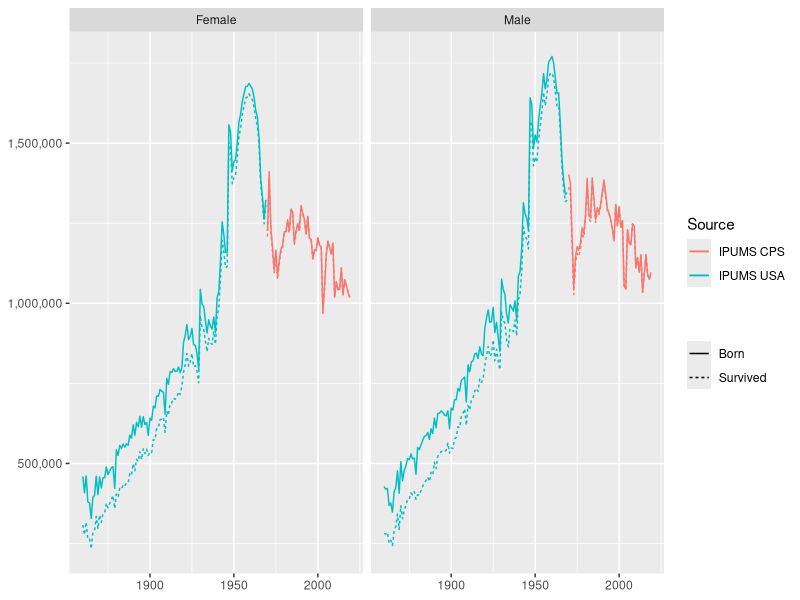
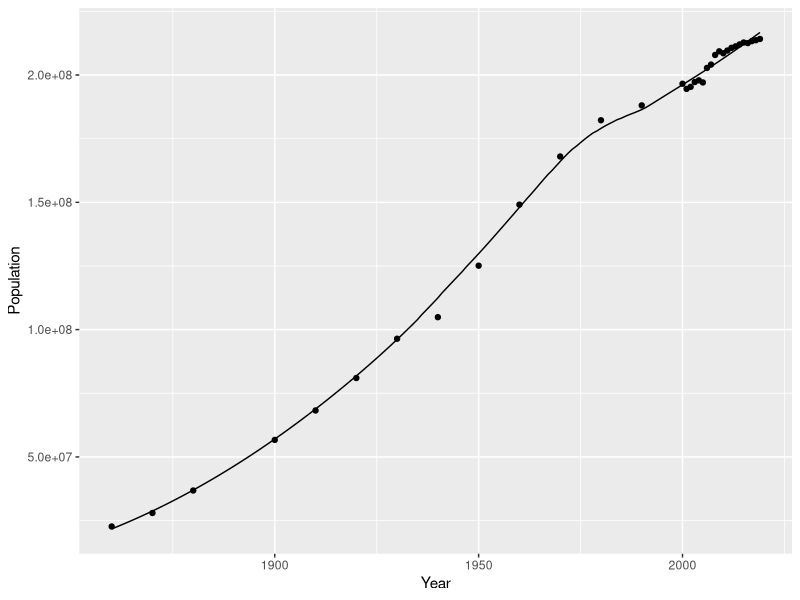
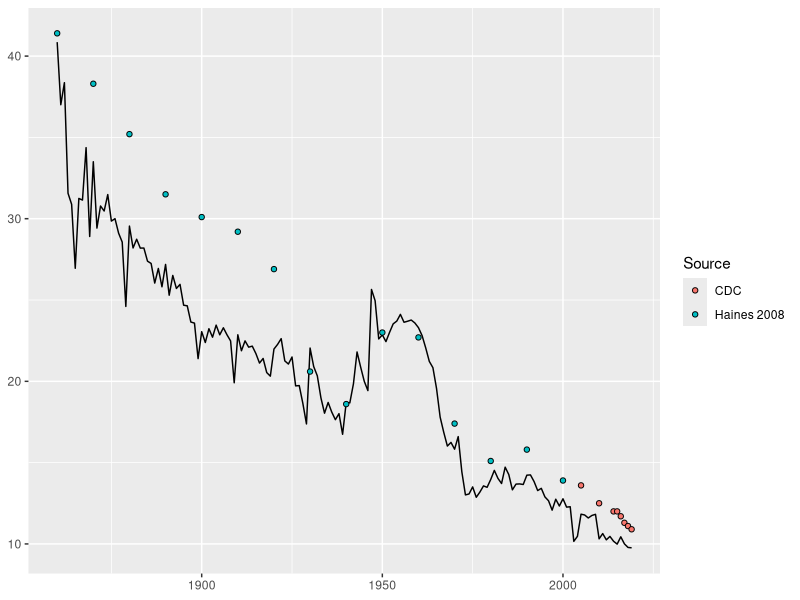
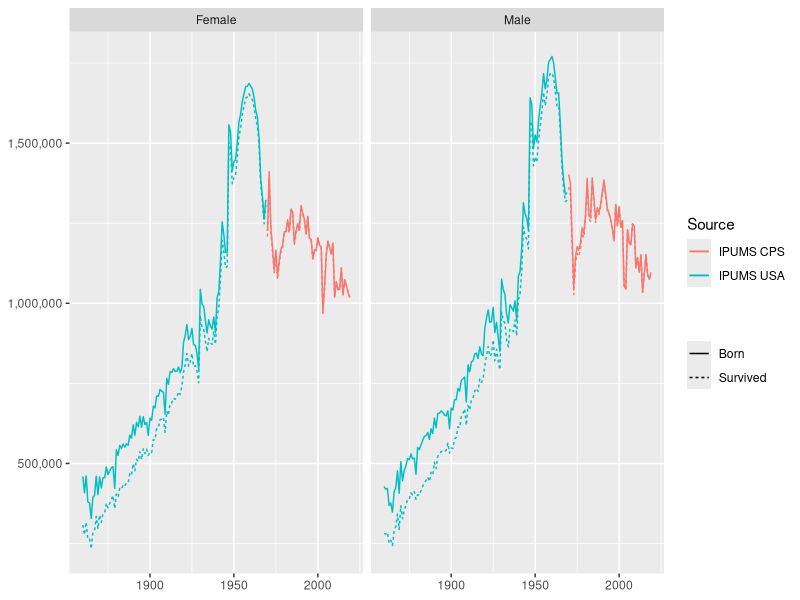
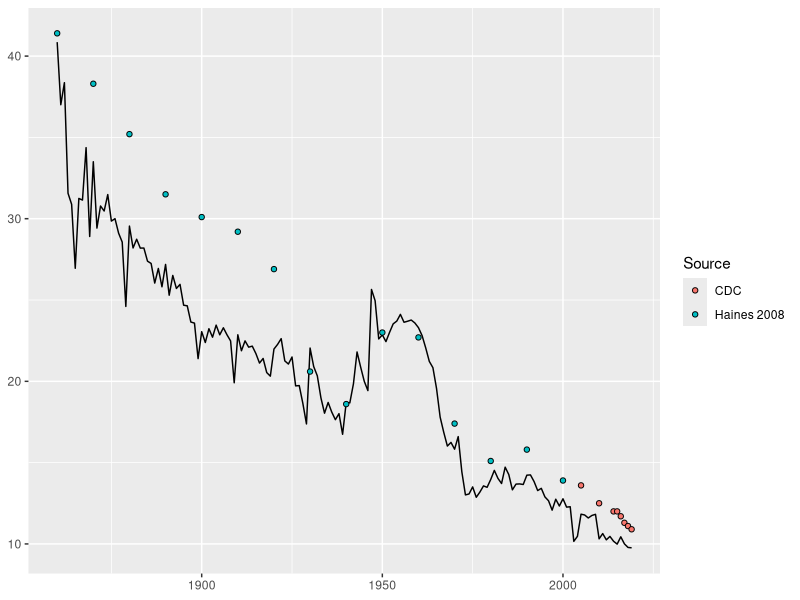

Source code (R) for these figures, in order:
library(tidyverse)
library(readxl)

#observed white children of native-born parents
children <- read_excel("Births Estimates/White Births to Native-Born Parents, 1880 -2019.xlsx")
#observed native-born whites
population <- read_excel("Births Estimates/White Native-Born Population 1860 - 2019.xlsx")
#I need to use the synthetic survival rates to reverse survival back to birth
synthetic_qx_table <- read.csv("Death Estimates/qx_lookup_table.csv")

births <- children

print("Reverse survivaling to estimate native-born of native births...")
#reverse survival the observed white children to estimate the number of births
for(row in 1:nrow(births)) {
  while(births[row,]$Age > 0) {
    births[row,] <- births[row,] %>%
      mutate(Age = Age - 1,
             Year = Year - 1) %>%
      left_join(synthetic_qx_table, by = c("Age", "Sex", "Year")) %>%
      mutate(N = N/(1-qx_hat_2)) %>%
      select(-observed_qx, -qx_hat, -qx_hat_2)
  }
}

births <- rename(births, Births = N)

#visualize the survival-ing process
children %>%
  mutate(birth_year = Year - Age) %>%
  ggplot() +
  geom_line(aes(x=birth_year, y=N, linetype = "Survived", color = Source)) +
  geom_line(data = births, aes(x=Year, y=Births, linetype = "Born", color = Source)) + 
  scale_y_continuous(labels = scales::comma) + 
  facet_wrap(~Sex) + 
  theme(axis.title = element_blank()) + 
  labs(linetype = "")

ggsave("img/plot5.png", width = 8, height = 5)

print("Modeling native-born white population...")
#Interpolate the white native-born population
population_model <- loess(Population ~ Year, population, control=loess.control(surface="direct"))
synthetic_population <- data.frame(Year = 1860:2019) %>%
  mutate(Population = predict(population_model, newdata = .))

#visualize the interpolation aaginst observations
ggplot(synthetic_population, aes(x=Year, y=Population)) + 
  geom_line() +
  geom_point(data = population)

print("Constructing crude birth rates..")
#here's the estimates of crude birth rates!
CBR <- births %>%
  group_by(Year) %>%
  summarise(Births = sum(Births)) %>%
  left_join(synthetic_population) %>%
  mutate(CBR = Births/Population * 1000)

#write it out
write.csv(CBR, "Births Estimates/White_Native_Born_CBRs.csv", row.names = F)

#visualize it as compared to 
bh <- read.csv("Births Estimates/observed_CBRs.csv") %>%
  mutate(Source = ifelse(Year < 2005, "Haines 2008", "CDC")) 

CBR %>%
  ggplot(aes(x=Year, y=CBR), shape = 21) +
  geom_line() +
  geom_point(data = bh, aes(x=Year, y= White_CBR, fill = Source), shape = 21) + 
  theme(axis.title = element_blank())

ggsave("img/plot6.png", width = 8, height = 5)